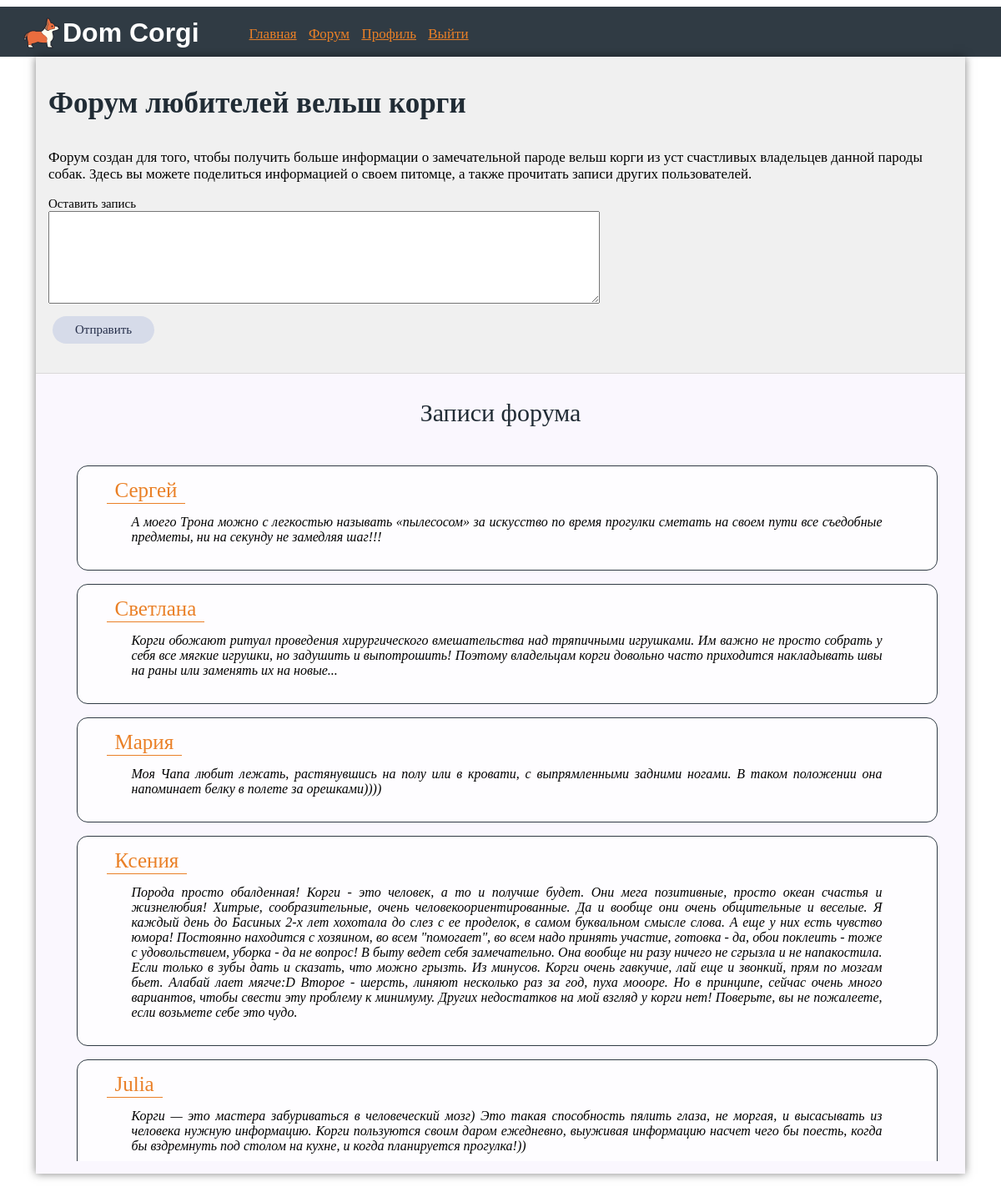
The app's page /index (signed in) with its own data.
### app/models.py (models this page shows, shortened)
class Post(db.Model):
    id = db.Column(db.Integer, primary_key=True)
    body = db.Column(db.String(140))
    timestamp = db.Column(db.DateTime, index=True, default=datetime.utcnow)
    user_id = db.Column(db.Integer, db.ForeignKey('user.id'))

class User(UserMixin, db.Model):
    id = db.Column(db.Integer, primary_key=True)
    username = db.Column(db.String(64), index=True, unique=True)
    breed = db.Column(db.String(64), index=True, unique=True)
    petname = db.Column(db.String(64), index=True, unique=True)
    email = db.Column(db.String(120), index=True, unique=True)
    password_hash = db.Column(db.String(128))
    posts = db.relationship('Post', backref='author', lazy='dynamic')
    def followed_posts(self):
        return Post.query.order_by(Post.timestamp.desc()).all()

### app/routes.py (the view)
@app.route('/', methods=['GET', 'POST'])
@app.route('/index', methods=['GET', 'POST'])
@login_required      #декоратор login_required  защищает функцию просмотра от анонимных пользователей
def index():
    form = PostForm()
    if form.validate_on_submit():
        post = Post(body=form.post.data, author=current_user)                   #Добавление новой записи
        db.session.add(post)
        db.session.commit()
        return redirect(url_for('index'))
    posts = current_user.followed_posts()
    return render_template("index.html", title='Форум', form=form, posts=posts)

### app/forms.py
class PostForm(FlaskForm):
    post = TextAreaField('Оставить запись', validators=[DataRequired(), Length(min=1, max=3000)])
    submit = SubmitField('Отправить')

### app/models.py (called while the page is built)
@login.user_loader #Пользовательский загрузчик
def load_user(id):
    return User.query.get(int(id))

### app/templates/index.html (shortened to what this page needs)
{% extends "base.html" %}
{% block content %}
    <div class="body_index">
        <div class="forum_title_form">
        <div class="forum_title">
                <p class="forum_title1">Форум любителей вельш корги</p>
                <p class="forum_title2">Форум создан для того, чтобы получить больше информации о замечательной
                    пароде вельш корги из уст счастливых владельцев данной пароды собак. Здесь вы можете поделиться
                    информацией о своем питомце, а также прочитать записи других пользователей.</p>
        </div>
        <div class="forum_form">
            <form action="" method="post">
                <p>
                    {{ form.post.label }}<br>
                    {{ form.post(cols=80, rows=7) }}<br>
                </p>
                <p>{{ form.submit() }}</p>
            </form>
        </div>
         </div>
        <center><p class="forum_allposts">Записи форума</p></center>
        <div class="block_posts">
            {% for post in posts %}
            <p>{% include '_post.html' %}</p>
            {% endfor %}
        </div>
    </div>
{% endblock %}

### app/templates/_post.html
<div class="p1">
    <div class="p2">
        <a href="{{ url_for('user', username=post.author.username) }}">{{ post.author.username }}</a>
    </div>
    <p>{{ post.body }}</p>
</div>

### app/static/style.css (style rules this page uses)
body { background: #fff; }
input[type=submit] { color: #000000; background-color: #d6dbe9; border: none; border-radius: 25px; padding: 8 27px; font-family: Poppins-Regular; font-size: 15px; color: #252e49; margin-left: 5px; cursor: pointer; outline: none; font-family: 'Century Gothic'; }
.body_index { position: relative; margin-left: 35px; margin-right: 35px; padding-bottom: 15px; background-color: #faf7fe; box-shadow:0px 0px 10px 0px rgba(0,0,0,0.5); }
.forum_title { font-family: 'Century Gothic'; position: relative; padding-top: 1px; padding-left: 15px; padding-right: 15px; }
.forum_title1 { font-size: 35px; font-weight: bold; color: #212c35; }
.forum_title2 { font-size: 17px; }
.forum_form { padding-left: 15px; padding-right: 15px; padding-bottom: 20px; }
.forum_allposts { font-family: 'Century Gothic'; font-size: 30px; font-weight: 500; color: #212c35; }
.block_posts { padding-left: 15px; height: 850px; overflow-y: scroll; }
.p2 { width: 100%; font-size: 18px; }
.p2 a { color: #ea8027; text-decoration: none; border-bottom: 1.5px solid #ea8027; padding: 2px 10px; margin: 0 20px; font-size: 25px; font-family: 'Century Gothic'; }
.p1 { width: 1000px; min-height: 80px; background-color: #fefdff; padding: 15px; border: 1px solid #303b44; border-radius: 13px; margin: 0 auto; }
.p1 p { font-family: 'Century Gothic'; font-style: italic; margin: 0 auto; width: 900px; text-align: justify; padding: 15px; }
.forum_title_form { background-color: #f0f0f0; border-bottom: 1px solid #dad9d9; }
form { font-size: 15px; font-family: 'Century Gothic'; }

### records on screen
Post: author.username "Сергей", body "А моего Трона можно с легкостью называть «пылесосом» за искусство по время прогулки сметать на своем пути все съедобные предметы, ни на секунду не замедляя шаг!!!"
Post: author.username "Светлана", body "Корги обожают ритуал проведения хирургического вмешательства над тряпичными игрушками. Им важно не просто собрать у себя все мягкие игрушки, но задушить и выпотрошить! Поэтому владельцам корги довольно часто приходится накладывать швы на раны или заменять их на новые..."
Post: author.username "Мария", body "Моя Чапа любит лежать, растянувшись на полу или в кровати, с выпрямленными задними ногами. В таком положении она напоминает белку в полете за орешками))))"
Post: author.username "Ксения", body "Порода просто обалденная! Корги - это человек, а то и получше будет. Они мега позитивные, просто океан счастья и жизнелюбия! Хитрые, сообразительные, очень человекоориентированные. Да и вообще они очень общительные и веселые. Я каждый день до Басиных 2-х лет хохотала до слез с ее проделок, в самом буквальном смысле слова. А еще у них есть чувство юмора! Постоянно находится с хозяином, во всем \"помогает\", во всем надо принять участие, готовка - да, обои поклеить - тоже с удовольствием, уборка - да не вопрос! В быту ведет себя замечательно. Она вообще ни разу ничего не сгрызла и не напакостила. Если только в зубы дать и сказать, что можно грызть. Из минусов. Корги очень гавкучие, лай еще и…"
Post: author.username "Julia", body "Корги — это мастера забуриваться в человеческий мозг) Это такая способность пялить глаза, не моргая, и высасывать из человека нужную информацию. Корги пользуются своим даром ежедневно, выуживая информацию насчет чего бы поесть, когда бы вздремнуть под столом на кухне, и когда планируется прогулка!))"
